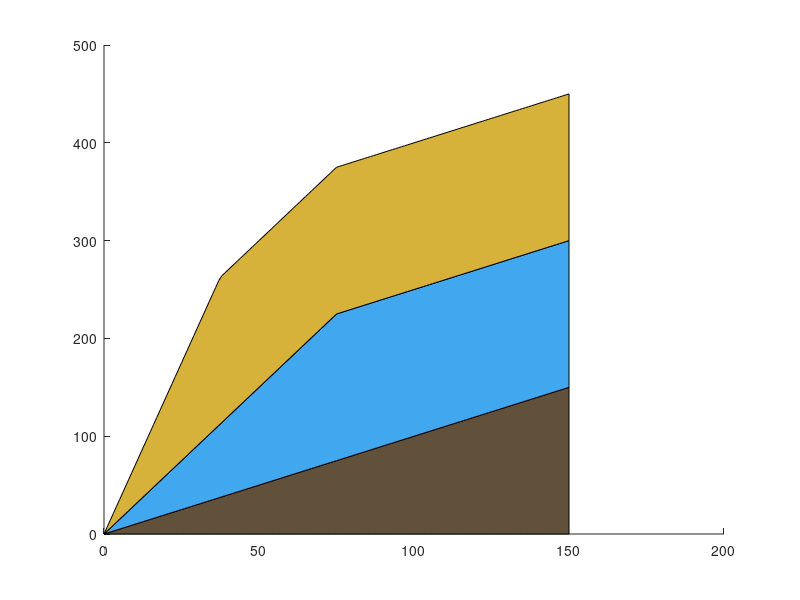

Reproduce this figure in MATLAB. (Note: this script raises an error after producing the figure.)
lazy_time =   [10.6410
20.1430
29.9615
45.0720
13.8389
14.7186
11.6715
124.2280
71.4339
23.1163
20.8489
29.2220
7.0873
24.0929
88.6241
31.7612
51.6032
8.1847
31.5587
16.9459
14.2438
-1.0000];
nonlazy_time = [
8.7094
16.9346
22.1097
20.2115
17.3312
22.1727
25.3345
79.8823
53.0804
26.5404
66.8020
21.3771
10.4438
46.8479
70.4669
33.7442
52.0565
19.2809
123.7380
20.1191
85.4193
93.2952
]



set(0,'DefaultTextInterpreter', 'tex')


palette1 = {[16, 16, 16],
          [97, 81, 59],
          [214, 178, 58]
          [65, 167, 239]}
% palette1 = {[16, 16, 16],
%           [223, 220, 216],
%           [231, 210, 141]
%           [160, 211, 197]}
fun = @(x)(rdivide(x,255));
palette1 = cellfun(fun, palette1, 'UniformOutput', false);

line_styles = {'-','--','-','.-',':',':'};

figure;
ax = axes;

% shandle = scatter(ax, lazy_time, nonlazy_time, 100, palette1{1},...
% 'MarkerEdgeColor', palette1{1}, 'LineWidth', 2);
%
% set(ax, 'FontSize', 30, 'LineWidth', 2, 'FontName', 'Times');
%
% xlim([0 150]);
% ylim([0 150]);
% xh = xlabel('D2P (seconds)');
% yh = ylabel('PERCH (seconds)');
% th = title('Speedup Ratios for $w=10$');
%
% set(xh, 'FontName', 'cmr10', 'interpreter', 'latex');
% set(yh, 'FontName', 'cmr10', 'interpreter', 'latex');
% set(th, 'FontName', 'cmr10', 'interpreter', 'latex');
%
% set(gca, 'XTick', [0:30:150])
% set(gca, 'YTick', [0:30:150])

% xt = get(gca, 'XTick');
% set(gca, 'FontSize', 25);

hold on;
x = 0:150;
y1 = x;
y2 = 2*x;
y3 = 4*x;
%
y2(y2>150) = 150;
y3(y3>150) = 150;
harea = area(ax, x, [y1; y2; y3]');
pH = arrayfun(@(x) allchild(x),harea);
set(harea(1), 'FaceColor', palette1{2});
set(harea(3), 'FaceColor', palette1{3});
set(harea(2), 'FaceColor', palette1{4});
alpha(0.2);
% set(pH,'FaceAlpha', 0.2);
%
xlim(ax, [0 150]);
ylim(ax, [0 150]);
% set(ax, 'FontSize', 30, 'LineWidth', 2, 'FontName', 'Times');

% ratios = {'  speedup $\leq 1$', '  $1 \leq$ speedup $\leq 2$','  $2 \leq$ speedup $\leq 4$'};
% % ratios={'a','b'}
%         % 'D2P ($w=3$)', 'PERCH ($w=3$)'};
%         
% % L = legend(harea(1), harea(2), harea(3), ratios);
% % L = legend(ratios)
% % set(L,'interpreter', 'latex', 'FontName', 'cmr10', 'Location', 'NorthEast');
% % set(L, 'FontSize', 25)
% % legend boxoff;
%
% % t1h = text(90, 25, '{\bf speedup $\mathbf{\leq 1}$}');
% % t2h = text(45, 110, '{\bf $\mathbf{1\leq}$ speedup $\bm{\leq 2}$}');
% % t3h = text(5, 140, '$1\leq$ speedup $\leq 2$');
% t1h = text(90, 25, 'speedup $\leq 1$');
% t2h = text(45, 110, '$1\leq$ speedup $\leq 2$');
% t3h = text(5, 140, '$1\leq$ speedup $\leq 2$');
% set(t1h, 'FontName', 'cmr10', 'FontSize', 26, 'FontWeight', 'bold', 'interpreter', 'latex');
% set(t2h, 'FontName', 'cmr10', 'FontSize', 26, 'FontWeight', 'bold', 'interpreter', 'latex');
% set(t3h, 'FontName', 'cmr10', 'FontSize', 26, 'FontWeight', 'bold', 'interpreter', 'latex');
%
